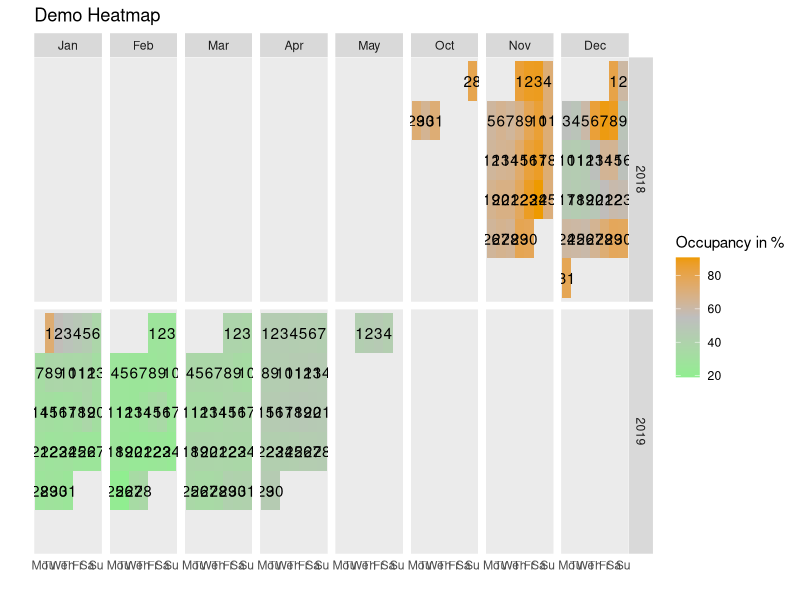

Generate this figure with R:
## ---- chunk 1
knitr::opts_chunk$set(echo = TRUE, warning = F)
## ---- chunk 2
library(tidyverse)
## ---- chunk 3
prepare.time.series <- function(date_series_df, date_field) {
  date <- as.Date(date_series_df[[grep(date_field, names(date_series_df))]])
  date_series_df$year <- as.numeric(as.POSIXlt(date)$year + 1900)
  date_series_df$month <- as.numeric(as.POSIXlt(date)$mon + 1)
  date_series_df$day <- as.numeric(as.POSIXlt(date)$mday)
  date_series_df$week <- as.numeric(format(date, "%W"))
  date_series_df$weekday <- as.numeric(as.POSIXlt(date)$wday)
  date_series_df$monthf <- factor(date_series_df$month,
                                  levels = as.character(1:12),
                                  labels = c("Jan", "Feb", "Mar", "Apr", "May", "Jun", "Jul", "Aug", "Sep", "Oct", "Nov", "Dec"),
                                  ordered = TRUE)
  date_series_df$weekdayf <- factor(date_series_df$weekday, 
                                    levels = rev(0:6), 
                                    labels = rev(c("Su", "Mo", "Tu", "We", "Th", "Fr", "Sa")),
                                    ordered = TRUE)
  
  date_series_df <- date_series_df %>% 
                        filter(!is.na(week)) %>% 
                        group_by_(.dots = c("year", "month")) %>% 
                        mutate(monthweek = 1 + week - min(week))
  
  date_series_df$monthweek <- as.factor(date_series_df$monthweek)
  return(date_series_df)
}

heatmap <- function(df, var, title_label, fill_label, gradient_colours = c("lightgreen", "grey", "orange2")) {
    df %>% 
      ggplot(aes(x = weekdayf, y = monthweek)) + 
      geom_tile(aes(fill = var)) +
      geom_text(aes(label = day)) + 
      scale_y_discrete(limits = rev(levels(df$monthweek)), labels = c("", "", "", "", "", "")) + 
      scale_x_discrete(limits = c("Mo","Tu", "We", "Th", "Fr", "Sa", "Su")) + 
      scale_fill_gradientn(colours = gradient_colours, breaks = pretty(var)) + 
      labs(x = "", y = "", fill = fill_label, title = title_label) + 
      facet_grid(year ~ monthf) + 
      theme(line = element_blank())
}

## ---- chunk 4
heatmap.data <- read_csv("../_data/heatmap_data.csv") %>% mutate(occupancy=occupancy*100)
## ---- chunk 5
heatmap.data <- prepare.time.series(heatmap.data, 'date') 
## ---- chunk 6
heatmap(heatmap.data, heatmap.data$occupancy, fill_label = 'Occupancy in %', title_label='Demo Heatmap')
